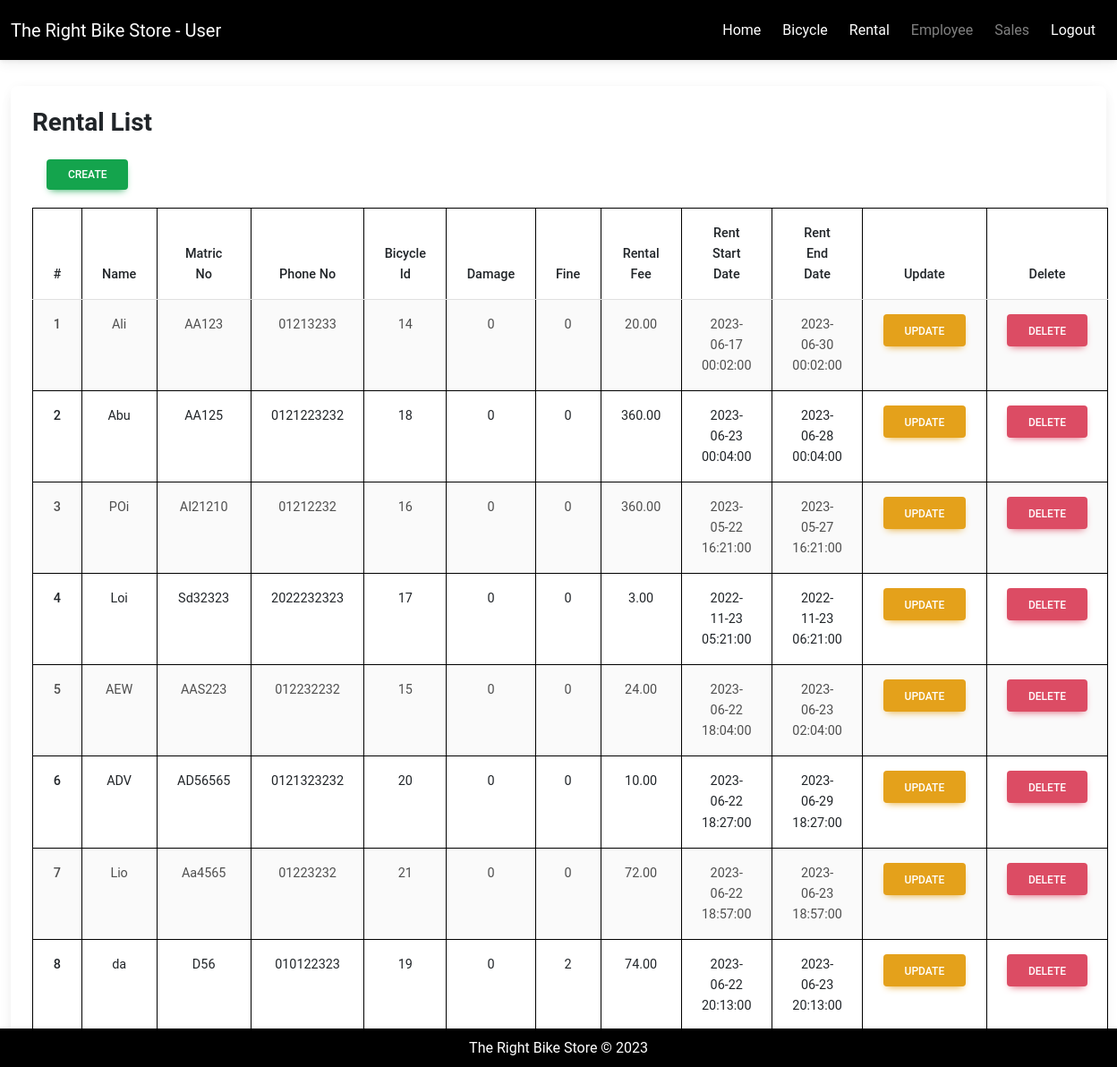
Page /rentalList.php on the committed database.
### tables this page shows
CREATE TABLE `rental_info` (
  `id` int(11) NOT NULL,
  `name` varchar(30) NOT NULL,
  `matric_no` varchar(8) NOT NULL,
  `phoneNo` varchar(11) NOT NULL,
  `damage` varchar(255) DEFAULT NULL,
  `fine` varchar(255) DEFAULT NULL,
  `rental_start_day` timestamp NOT NULL,
  `rental_end_day` timestamp NOT NULL,
  `rental_fee` decimal(5,2) NOT NULL,
  `bicycle_id` int(11) DEFAULT NULL,
  `created_at` timestamp NULL DEFAULT CURRENT_TIMESTAMP,
  `updated_at` timestamp NULL DEFAULT CURRENT_TIMESTAMP ON UPDATE CURRENT_TIMESTAMP,
  `created_by_admin` int(11) DEFAULT NULL,
  `created_by_employee` int(11) DEFAULT NULL,
  `updated_by_admin` int(11) DEFAULT NULL,
  `updated_by_employee` int(11) DEFAULT NULL
);

### rentalList.php (the view, shortened to what this page needs)
<?php
require_once "./header.php";
require_once "./config/config.php";
?>
<?php
$customer = $conn->query("SELECT * FROM rental_info");
$customer->execute();
$allCustomer = $customer->fetchAll(PDO::FETCH_OBJ);
?>
<div class="container-fluid">
    <div class="row mt-5">
        <div class="col mt-5">
          <div class="card">
            <div class="card-body">
              <h3 class="card-title mb-4 d-inline fw-bold">Rental List</h3>
			  <br>
             	<a  href="rentalInsert.php" class="btn btn-success ms-3 mt-4 p-2 px-4 text-center float-right">Create</a>
              <table class="table table-striped ms-auto">
                <thead>
                  <tr>
                    <th scope="col">#</th>
                    <th scope="col">Name</th>
                    <th scope="col">Matric No</th>
                    <th scope="col">Phone No</th>
                    <th scope="col">Bicycle Id</th>
                    <th scope="col">Damage</th>
                    <th scope="col">Fine</th>
                    <th scope="col">Rental Fee</th>
                    <th scope="col">Rent Start Date</th>
                    <th scope="col">Rent End Date</th>
                    <th scope="col">Update</th>
                    <th scope="col">Delete</th>
                  </tr>
                </thead>
                <tbody>
				<?php $rowNumber = 1; ?>
				<?php foreach($allCustomer as $customer) : ?>
				<tr>
					<th scope="row"><?php echo $rowNumber++; ?></th>
                    <td><?php echo $customer->name; ?></th>
                    <td><?php echo $customer->matric_no; ?></th>
                    <td><?php echo $customer->phoneNo; ?></td>
                    <td><?php echo $customer->bicycle_id; ?></td>
                    <td><?php echo $customer->damage; ?></td>
                    <td><?php echo $customer->fine; ?></td>
                    <td><?php echo $customer->rental_fee; ?></td>
                    <td><?php echo $customer->rental_start_day; ?></td>
                    <td><?php echo $customer->rental_end_day; ?></td>
                    <td><a  href="rentalUpdate.php?id=<?php echo $customer->id; ?>" class="btn btn-warning text-white text-center ">Update </a></td>
                    <td><a href="rentalDelete.php?id=<?php echo $customer->id; ?>" class="btn btn-danger  text-center ">Delete </a></td>
                </tr>
				<?php endforeach; ?>
                </tbody>
            </table>
          </div>
         </div>
    </div>
</div>
<?php
require_once "./footer.php";
?>

### assets/css/style.css (style rules this page uses)
.table { margin: 20px; }
.table th, .table td { border: 1px solid black; padding: 8px; text-align: center; }
.btn { text-align: center; }

### rows in the picture
rental_info: name "Ali", matric_no "AA123", phoneNo "01213233", bicycle "14", damage "0", fine "0", rental_fee "20.00", rental_start_day "2023-06-17 00:02:00", rental_end_day "2023-06-30 00:02:00"
rental_info: name "Abu", matric_no "AA125", phoneNo "0121223232", bicycle "18", damage "0", fine "0", rental_fee "360.00", rental_start_day "2023-06-23 00:04:00", rental_end_day "2023-06-28 00:04:00"
rental_info: name "POi", matric_no "AI21210", phoneNo "01212232", bicycle "16", damage "0", fine "0", rental_fee "360.00", rental_start_day "2023-05-22 16:21:00", rental_end_day "2023-05-27 16:21:00"
rental_info: name "Loi", matric_no "Sd32323", phoneNo "2022232323", bicycle "17", damage "0", fine "0", rental_fee "3.00", rental_start_day "2022-11-23 05:21:00", rental_end_day "2022-11-23 06:21:00"
rental_info: name "AEW", matric_no "AAS223", phoneNo "012232232", bicycle "15", damage "0", fine "0", rental_fee "24.00", rental_start_day "2023-06-22 18:04:00", rental_end_day "2023-06-23 02:04:00"
rental_info: name "ADV", matric_no "AD56565", phoneNo "0121323232", bicycle "20", damage "0", fine "0", rental_fee "10.00", rental_start_day "2023-06-22 18:27:00", rental_end_day "2023-06-29 18:27:00"
rental_info: name "Lio", matric_no "Aa4565", phoneNo "01223232", bicycle "21", damage "0", fine "0", rental_fee "72.00", rental_start_day "2023-06-22 18:57:00", rental_end_day "2023-06-23 18:57:00"
rental_info: name "da", matric_no "D56", phoneNo "010122323", bicycle "19", damage "0", fine "2", rental_fee "74.00", rental_start_day "2023-06-22 20:13:00", rental_end_day "2023-06-23 20:13:00"
